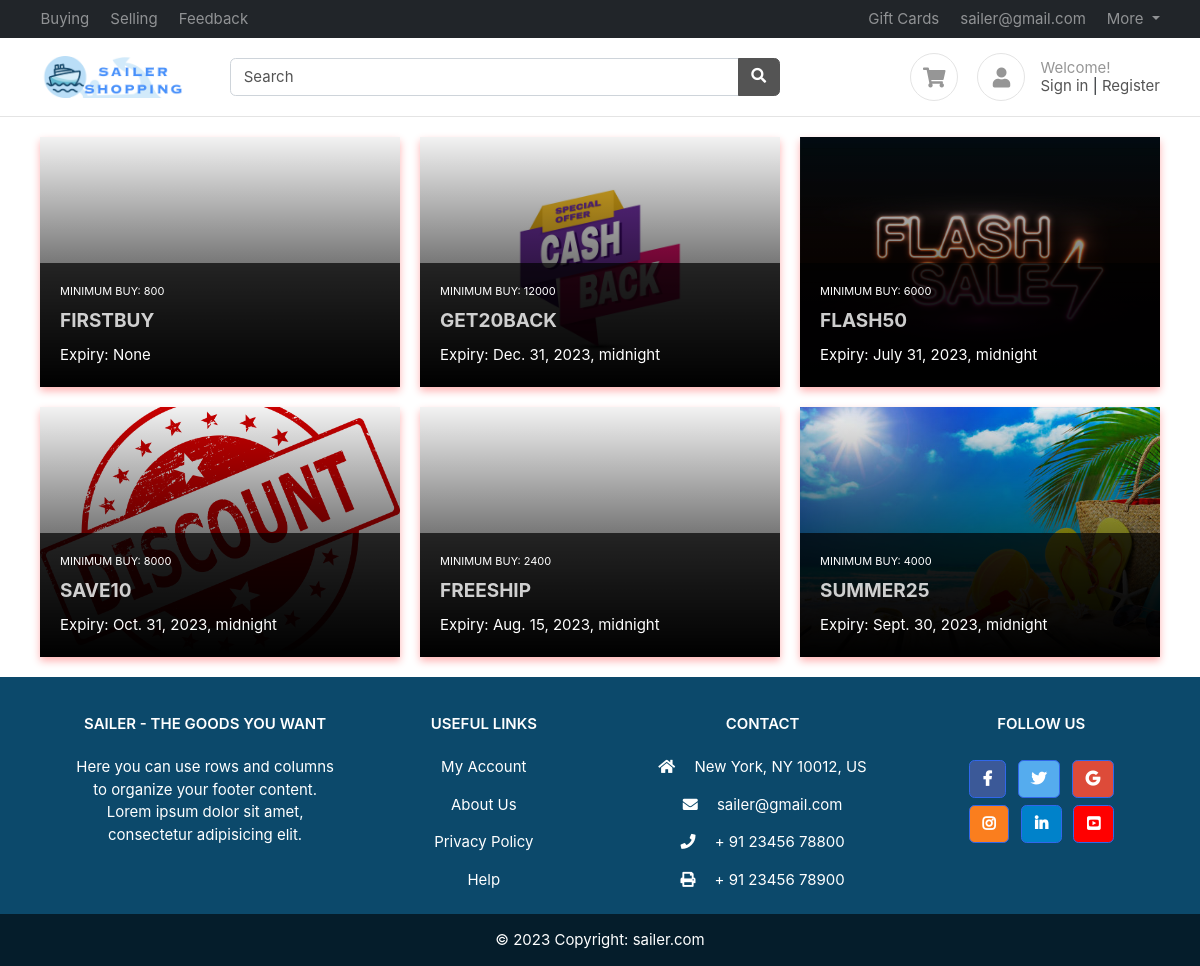
Screenshot of /offers/ with the database file from the repository.
### products/models.py (models this page shows, shortened)
class Coupon(BaseModel):
    coupon_code = models.CharField(max_length=10)
    is_expired = models.BooleanField(default=False)
    coupon_image = models.ImageField(upload_to='coupons')
    expiry_date = models.DateTimeField(blank=True, null=True)
    discount_price = models.IntegerField(default=100)
    minimum_amount = models.IntegerField(default=500)

### home/views.py (the view)
# urls.py: path('offers/', offers, name='offers'),
def offers(request):
    context = {'coupons': Coupon.objects.filter(is_expired=False)}
    if not context['coupons']:
        messages.warning(request, 'There are no coupons available.')
    return render(request, 'home/offers.html', context)

### templates/home/offers.html (shortened to what this page needs)
{% extends "base/base.html" %}
{% block start %}
<link href="/media/css/offers.css" rel="stylesheet" type="text/css" />
<div class="container bootstrap snippets bootdey">
    <div class="row-wrapper">
        <div class="row">
            {% for coupon in coupons %}
                <div class="col-sm-4">
                    <div class="widget single-news">
                        <div class="image" style="background-image: url('/media/{{coupon.coupon_image}}');">
                            <span class="gradient"></span>
                        </div>
                        <div class="details">
                            <div class="category">Minimum Buy: {{coupon.minimum_amount}}</div>
                            <h3><a href="#">{{coupon.coupon_code}}</a></h3>
                            <time>Expiry: {{coupon.expiry_date}}</time>
                        </div>
                    </div>
                </div>
            {% endfor %}
        </div>
    </div>
</div>
{% endblock %}

### templates/base/base.html (shortened to what this page needs)
<!DOCTYPE HTML>
<html lang="en">
<head>
    <link href="/media/css/bootstrap.css" rel="stylesheet" type="text/css" />
    <link href="/media/fonts/fontawesome/css/all.min.css" type="text/css" rel="stylesheet">
    <link href="/media/css/ui.css" rel="stylesheet" type="text/css" />
    <link href="/media/css/responsive.css" rel="stylesheet" />
</head>
<body>
    <header class="section-header">
        <nav class="navbar navbar-dark navbar-expand p-0 bg-dark">
            <div class="container">
                <ul class="navbar-nav d-none d-md-flex mr-auto">
                    <li class="nav-item"><a class="nav-link" href="{% url 'index'%}">Buying</a></li>
                    <li class="nav-item"><a class="nav-link" href="#">Selling</a></li>
                    <li class="nav-item"><a class="nav-link" href="{% url 'feedback'%}">Feedback</a></li>
                  </ul>
                <ul class="navbar-nav">
                    <li class="nav-item"><a class="nav-link" href="{% url 'offers'%}">Gift Cards</a></li>
                    <li class="nav-item"><a href="#" class="nav-link"> sailer@gmail.com </a></li>
                    <li class="nav-item dropdown">
                        <a href="#" class="nav-link dropdown-toggle" data-toggle="dropdown"> More </a>
                    </li>
                </ul>
            </div>
        </nav>
        <section class="header-main border-bottom">
            <div class="container">
                <div class="row align-items-center">
                    <div class="col-lg-2 col-4">
                        <div class="brand-wrap">
                            <a href="{% url 'index'%}"><img class="logo" src="/media/images/logo.png"></a>
                        </div>
                    </div>
                    <div class="col-lg-6 col-sm-12">
                        <form action="#" class="search">
                            <div class="input-group w-100">
                                <input type="text" class="form-control" placeholder="Search">
                                <div class="input-group-append">
                                    <button class="btn btn-secondary" type="submit">
							<i class="fa fa-search"></i>
						  </button>
                                </div>
                            </div>
                        </form>
                    </div>
                    <div class="col-lg-4 col-sm-6 col-8">
                      <div class="widgets-wrap float-md-right">
                          <div class="widget-header  mr-3">
                              <a href="{% url 'cart'%}" class="icon icon-sm rounded-circle border"><i class="fa fa-shopping-cart"></i></a>
                              </div>
                          <div class="widget-header icontext">
                              <a href="#" class="icon icon-sm rounded-circle border"><i class="fa fa-user"></i></a>
                              <div class="text">
                                  <span class="text-muted">Welcome!</span>
                                  <div>
                                      {% if request.user.is_authenticated %}
                                          <a href="#">{{user.username}}</a>
                                      {% else %}
                                          <a href="{% url 'login'%}">Sign in</a> |
                                          <a href="{% url 'register'%}"> Register</a>
                                      {% endif %}
                                  </div>
                              </div>
                          </div>
                      </div>
                  </div>
              </div>
          </div>
      </section>
  </header>
    {% block start %}
    {% endblock %}
</body>
    <footer
            class="text-center text-lg-start text-white"
            style="background-color: #0c496b"
            >
      <div class="container p-4 pb-0">
        <section class="">
          <div class="row">
            <div class="col-md-3 col-lg-3 col-xl-3 mx-auto mt-3">
              <h6 class="text-uppercase mb-4 font-weight-bold">
                Sailer - The Goods you want
              </h6>
              <p>
                Here you can use rows and columns to organize your footer
                content. Lorem ipsum dolor sit amet, consectetur adipisicing
                elit.
              </p>
            </div>
            <div class="col-md-2 col-lg-2 col-xl-2 mx-auto mt-3">
              <h6 class="text-uppercase mb-4 font-weight-bold">Useful Links</h6>
              <p>
                <a class="text-white" href="#"> My Account</a>
              </p>
              <p>
                <a class="text-white" href="#"> About Us</a>
              </p>
              <p>
                <a class="text-white" href="#"> Privacy Policy</a>
              </p>
              <p>
                <a class="text-white" href="#"> Help</a>
              </p>
            </div>
            <div class="col-md-4 col-lg-3 col-xl-3 mx-auto mt-3">
              <h6 class="text-uppercase mb-4 font-weight-bold">Contact</h6>
              <p><i class="fas fa-home mr-3"></i> New York, NY 10012, US</p>
              <p><i class="fas fa-envelope mr-3"></i> sailer@gmail.com</p>
              <p><i class="fas fa-phone mr-3"></i> + 91 23456 78800</p>
              <p><i class="fas fa-print mr-3"></i> + 91 23456 78900</p>
            </div>
            <div class="col-md-3 col-lg-2 col-xl-2 mx-auto mt-3">
              <h6 class="text-uppercase mb-4 font-weight-bold">Follow us</h6>
              <a
                 class="btn btn-primary btn-floating m-1"
                 style="background-color: #3b5998"
                 href="#"
                 role="button"
                 ><i class="fab fa-facebook-f"></i
                ></a>
              <a
                 class="btn btn-primary btn-floating m-1"
                 style="background-color: #55acee"
                 href="#"
                 role="button"
                 ><i class="fab fa-twitter"></i
                ></a>
              <a
                 class="btn btn-primary btn-floating m-1"
                 style="background-color: #dd4b39"
                 href="#"
                 role="button"
                 ><i class="fab fa-google"></i
                ></a>
              <a
                 class="btn btn-primary btn-floating m-1"
                 style="background-color: #fa7e1e"
                 href="#"
                 role="button"
                 ><i class="fab fa-instagram"></i
                ></a>
              <a
                 class="btn btn-primary btn-floating m-1"
                 style="background-color: #0082ca"
                 href="#"
                 role="button"
                 ><i class="fab fa-linkedin-in"></i
                ></a>
              <a
                 class="btn btn-primary btn-floating m-1"
                 style="background-color: #FF0000"
                 href="#"
                 role="button"
                 ><i class="fab fa-youtube-square"></i
                ></a>
            </div>
          </div>
        </section>
      </div>
      <div
           class="text-center p-3"
           style="background-color: rgba(0, 0, 0, 0.6)"
           >
        © 2023 Copyright:
        <a class="text-white" href="#"
           >sailer.com</a
          >
      </div>
    </footer>
</html>

### public/static/css/ui.css (style rules this page uses)
html { font-family: 'Inter', sans-serif; font-size: 15px; }
.icon-xs, .icon-sm, .icon-md, .icon-lg { display: inline-block; text-align: center; flex-shrink: 0; flex-grow: 0; }
.icon-sm { width: 48px; height: 48px; line-height: 48px; font-size: 20px; }
p:last-child { margin-bottom: 0; }
.header-main { position: relative; padding-top: 1rem; padding-bottom: 1rem; background-color: #ffffff; }
.brand-wrap .logo, .navbar-brand .logo { margin-right: 7px; max-height: 42px; display: inline-block; }
.widget-header { display: inline-block; vertical-align: middle; position: relative; }
.widget-header a { color: #545454; }
.widget-header i { color: #969696; }
.icontext { display: inline-flex; align-items: center; vertical-align: middle; }
.icontext .text { width: 100%; line-height: 1.2; color: #212529; }
.icontext .icon { position: relative; margin-right: 15px; flex-shrink: 0; flex-grow: 0; }

### public/static/css/offers.css (style rules this page uses)
.widget.single-news { margin-bottom: 20px; position: relative; box-shadow: 0 4px 8px rgba(255, 0, 0, 0.3); transition: box-shadow 0.3s ease; overflow: hidden; }
.row-wrapper { margin-top: 20px; }
.widget.single-news .image .gradient { position: absolute; left: 0; right: 0; top: 0; bottom: 0; background-image: -webkit-linear-gradient(bottom, #000000 0%, rgba(0, 0, 0, 0.05) 100%); background-image: -moz-linear-gradient(bottom, #000000 0%, rgba(0, 0, 0, 0.05) 100%); background-image: -o-linear-gradient(bottom, #000000 0%, rgba(0, 0, 0, 0.05) 100%); background-image: linear-gradient(to top, #000000 0%, rgba(0, 0, 0, 0.05) 100%); }
.widget.single-news .details { position: absolute; bottom: 0; left: 0; right: 0; padding: 20px; color: #fff; background-color: rgba(0, 0, 0, 0.7); }
.widget.single-news .details .category { font-size: 11px; text-transform: uppercase; margin-bottom: 10px; }
.widget.single-news .details h3 { margin: 0; padding: 0; margin-bottom: 10px; font-size: 19px; }
.widget.single-news .details h3 a { color: #fff; zoom: 1; -webkit-opacity: 0.8; -moz-opacity: 0.8; opacity: 0.8; -ms-filter: progid: DXImageTransform.Microsoft.Alpha(Opacity=80); filter: alpha(opacity=80); }
.widget.single-news .image { position: relative; }
.row .col-sm-4 { float: left; width: 33.33%; padding: 0 10px; box-sizing: border-box; }
.row::after { content: ""; display: table; clear: both; }
.widget.single-news { height: 250px; }
.widget.single-news .image { background-repeat: no-repeat; background-size: cover; background-position: center center; height: 100%; position: relative; }

### rows the page displays
Coupon: minimum_amount "800", coupon_code "FIRSTBUY", expiry_date "None"
Coupon: coupon_image (picture), minimum_amount "12000", coupon_code "GET20BACK", expiry_date "Dec. 31, 2023, midnight"
Coupon: coupon_image (picture), minimum_amount "6000", coupon_code "FLASH50", expiry_date "July 31, 2023, midnight"
Coupon: coupon_image (picture), minimum_amount "8000", coupon_code "SAVE10", expiry_date "Oct. 31, 2023, midnight"
Coupon: minimum_amount "2400", coupon_code "FREESHIP", expiry_date "Aug. 15, 2023, midnight"
Coupon: coupon_image (picture), minimum_amount "4000", coupon_code "SUMMER25", expiry_date "Sept. 30, 2023, midnight"
